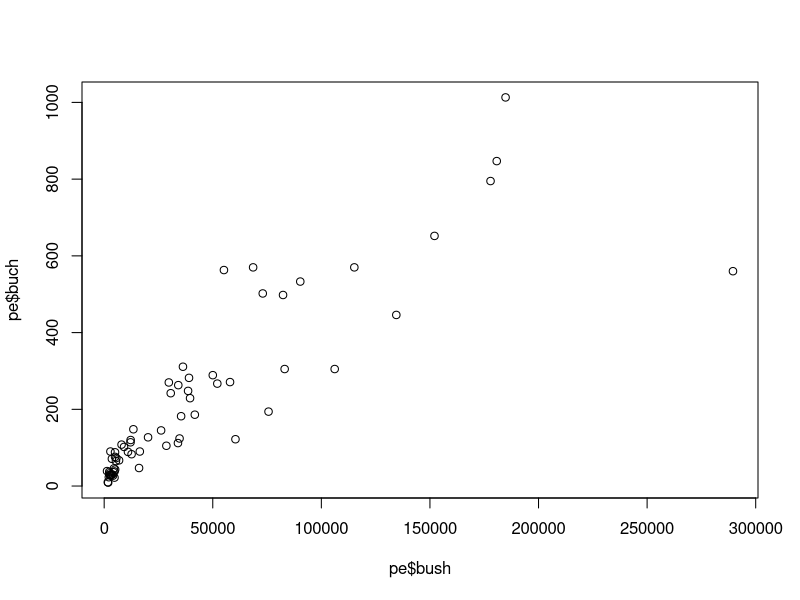
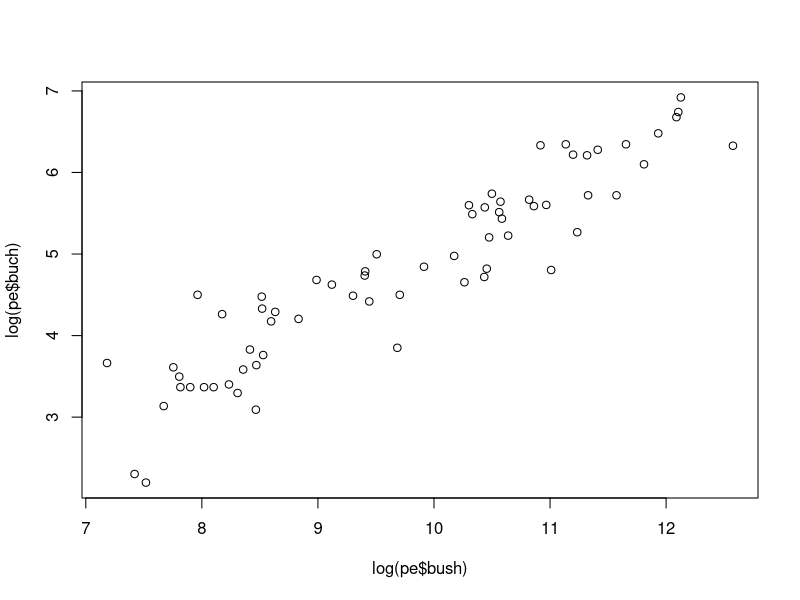
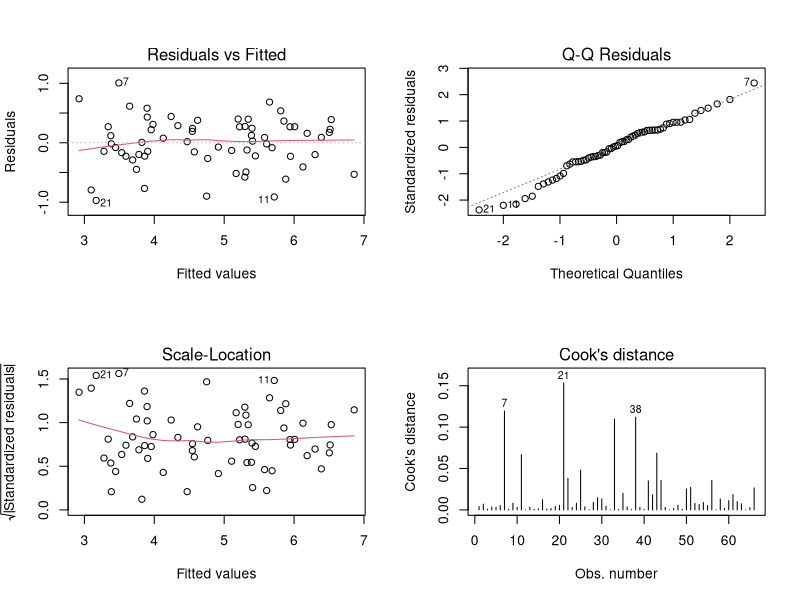
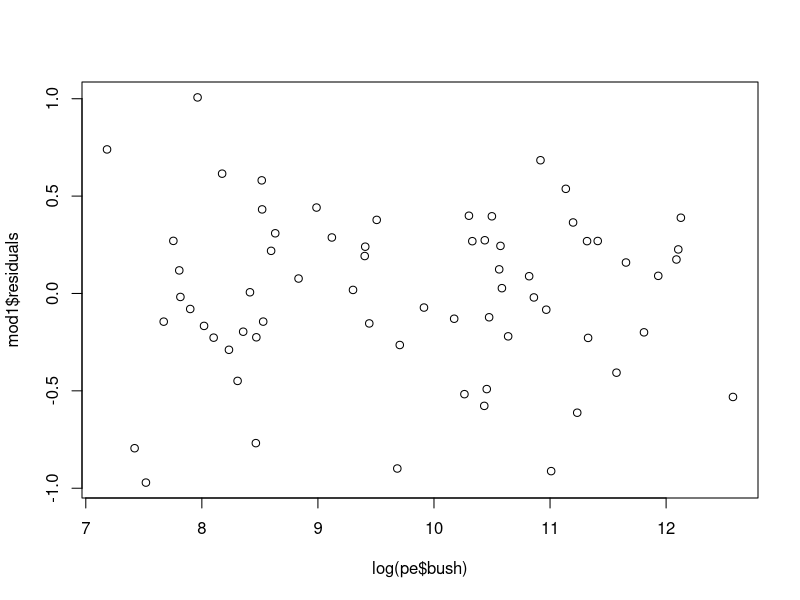
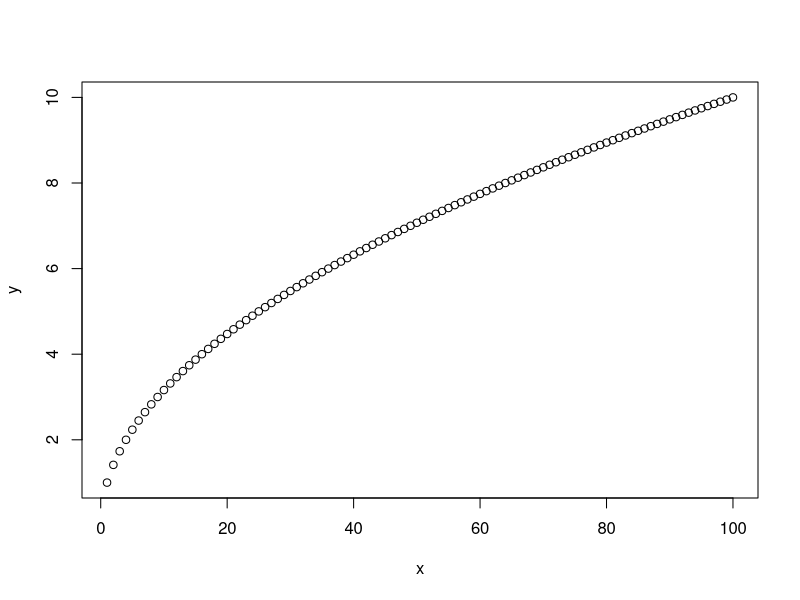
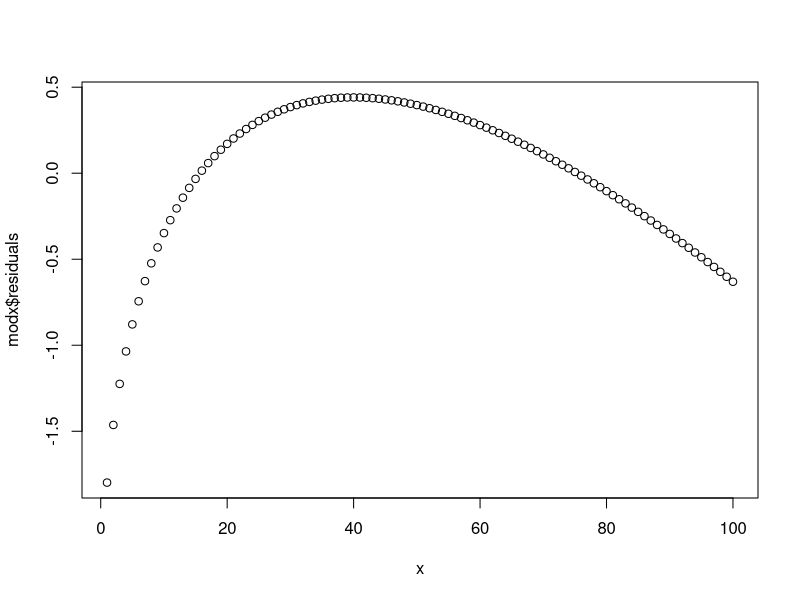
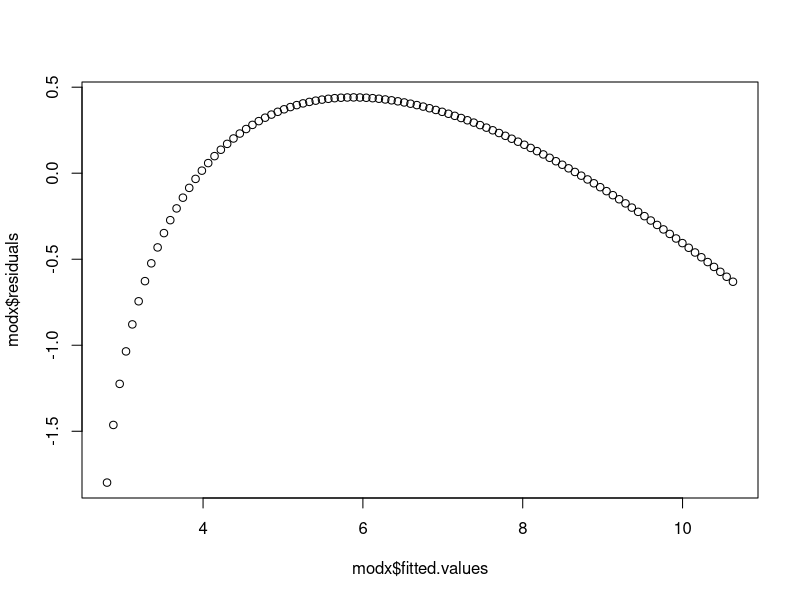
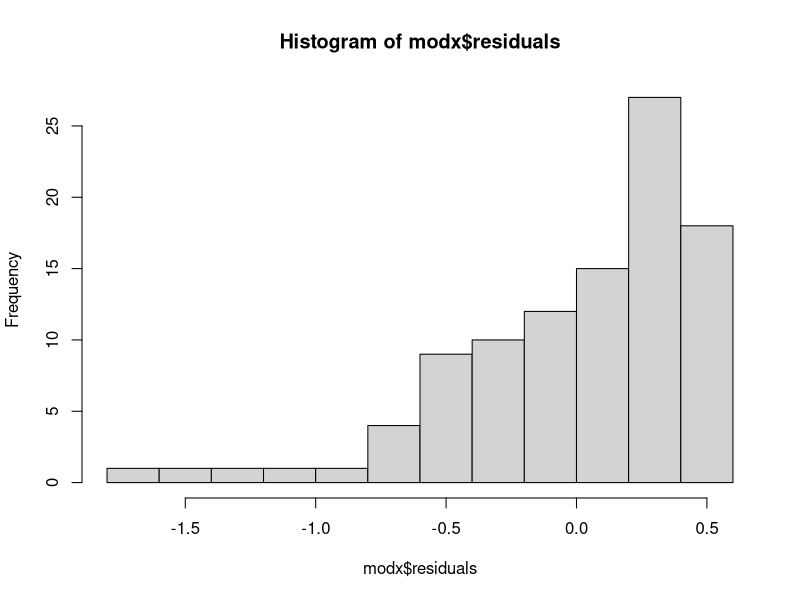

The R source for these figures, in order:
pe <- read.csv("data/florida.csv")

pe <- pe[ pe$county != "Palm Beach",]

plot(pe$buch~pe$bush)


plot(log(pe$buch)~log(pe$bush))


mod1 <- lm(log(pe$buch)~log(pe$bush))
par(mfrow = c(2,2))
plot(mod1, which = 1:4)
par(mfrow = c(1,1))

plot(mod1$residuals~ log(pe$bush))

# for simple linear regression, you can look at residuals vs fitted or residuals vs xvalues
x <- 1:100
y <- sqrt(1:100)
plot(y~x)
modx <- lm(y~x)
plot(modx$residuals~x)
plot(modx$residuals~modx$fitted.values)
hist(modx$residuals)


# sigma hat = Residual Standard error
Xbar <- mean(log(pe$bush))
ybar <- mean(log(pe$buch))
sx2 <- var(log(pe$bush))
sy2 <- var(log(pe$buch))
rxy <- cor(log(pe$buch),log(pe$bush))
summary(mod1)
rxy^2 # check R^2
rxy*sqrt(sy2/sx2) #B1 check
ybar -(rxy*sqrt(sy2/sx2))*Xbar # check B0

# #8
# how to predict
x <- log(pe$bush)
y <- log(pe$buch)
mod3 <- lm(y~x)
newx <- log(152951)#seq(from = min(x), max(x), length.out = 100)
dat <- predict(mod3, newdata=data.frame(x=newx), 
               interval = c("confidence"), type="response")
dat
# this is the same as entering the numbers
exp(-2.32 + 0.73*log(152951))

# #9
pe <- read.csv("data/florida.csv")

#pe <- pe[ pe$county != "Palm Beach",]

plot(pe$buch~pe$bush, ylim = c(0, 5000))
points(pe[ pe$county == "Palm Beach",2], pe[ pe$county == "Palm Beach",4], 
       col = "red", pch = 20)
